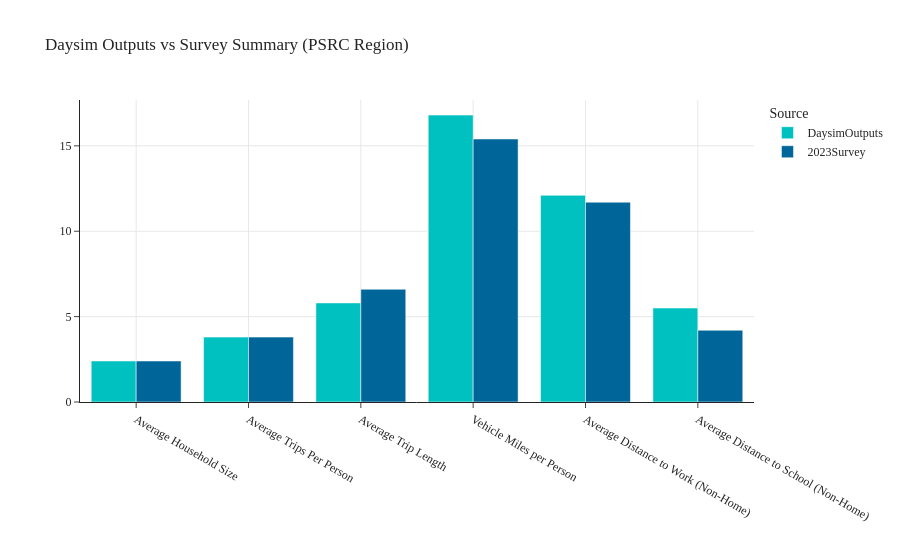

Notebook cell for this chart:
### Code cell
hh_and_pop(data1=data_daysim, data3=data_fullsurvey, tag='PSRC Region')

### Figure 1 — Plotly figure (JSON) as saved in the notebook; plotly's stock layout.template omitted (floating-point values rounded to 4 significant figures)
{"data": [{"alignmentgroup": "True", "hovertemplate": "Source=DaysimOutputs<br>Metric=%{x}<br>Value=%{y}<extra></extra>", "legendgroup": "DaysimOutputs", "marker": {"color": "#00C0C0", "pattern": {"shape": ""}}, "name": "DaysimOutputs", "offsetgroup": "DaysimOutputs", "orientation": "v", "showlegend": true, "textposition": "auto", "type": "bar", "x": ["Average Household Size", "Average Trips Per Person", "Average Trip Length", "Vehicle Miles per Person", "Average Distance to Work (Non-Home)", "Average Distance to School (Non-Home)"], "xaxis": "x", "y": [2.4, 3.8, 5.8, 16.8, 12.1, 5.5], "yaxis": "y"}, {"alignmentgroup": "True", "hovertemplate": "Source=2023Survey<br>Metric=%{x}<br>Value=%{y}<extra></extra>", "legendgroup": "2023Survey", "marker": {"color": "#006598", "pattern": {"shape": ""}}, "name": "2023Survey", "offsetgroup": "2023Survey", "orientation": "v", "showlegend": true, "textposition": "auto", "type": "bar", "x": ["Average Household Size", "Average Trips Per Person", "Average Trip Length", "Vehicle Miles per Person", "Average Distance to Work (Non-Home)", "Average Distance to School (Non-Home)"], "xaxis": "x", "y": [2.4, 3.8, 6.6, 15.4, 11.7, 4.2], "yaxis": "y"}], "layout": {"barmode": "group", "legend": {"title": {"text": "Source"}, "tracegroupgap": 0}, "title": {"text": "Daysim Outputs vs Survey Summary (PSRC Region)"}, "xaxis": {"anchor": "y", "domain": [0.0, 1.0], "showgrid": true, "title": {"text": ""}}, "yaxis": {"anchor": "x", "domain": [0.0, 1.0], "showgrid": true, "title": {"text": ""}}}}
